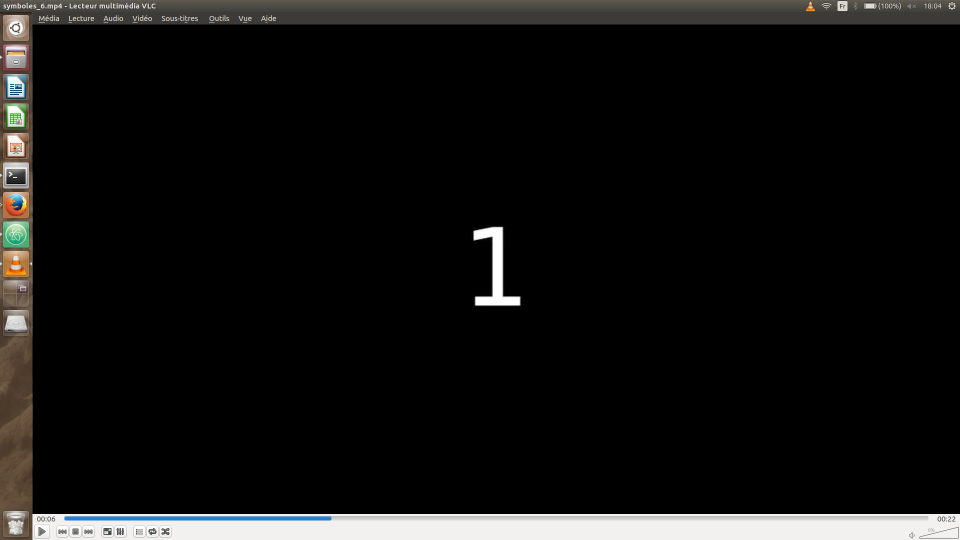
//> input picture LearningDataBase/Brut/1.png, 1920 x 1080 px, given in place of the camera (shown at 1/2 size)
$ ./camera   (built with g++ and OpenCV 4)
//> lines starting //> are read from the running program, lines starting //| are printed output that depends on the picture
#include "opencv2/opencv.hpp"
#include <iostream>
#include <iomanip>
#include <stdlib.h>

using namespace std;
using namespace cv;

void troncate(Mat &img) {
	threshold(img, img, 1, 1, THRESH_TRUNC);
	threshold(img, img, 0, 0, THRESH_TOZERO);
}

void regulate(Mat &img) {
	double min, max;
	minMaxLoc(img, &min, &max);
	img = (img - min) / (max - min);
	cout << "\nmin : " << min << "\t max : " << max << endl;
}

int main(int narg, char *argv[]) {

  VideoCapture Camera(0);
	Camera.set ( CV_CAP_PROP_FORMAT, CV_64FC3);
	Camera.set ( CV_CAP_PROP_FRAME_WIDTH,  720 );
  Camera.set ( CV_CAP_PROP_FRAME_HEIGHT, 576);
	Camera.set ( CV_CAP_PROP_BRIGHTNESS, 0.55 );
	Camera.set ( CV_CAP_PROP_CONTRAST , 0.75);
	Camera.set ( CV_CAP_PROP_GAIN, 0 );
	Camera.set ( CV_CAP_PROP_EXPOSURE, 0.2 );
  Camera.set ( CV_CAP_PROP_SATURATION, 0.6);

	if (!Camera.isOpened()) {
		cerr<<"Error opening the camera"<<endl;
		return -1;
}
int kernel_size = 15;
double sig = 2.5, lm = 6, gm = 0.3, ps = 0;

	double theta[4];
	// [4 lines of commented-out code are left out]

	theta[0] = 0 ;
	theta[1] = CV_PI/4 ;
	theta[2] = CV_PI/2 ;
	theta[3] = 3 * CV_PI/4 ;

    Mat frame;

    cout << "on filme" << endl;

    Mat kernel[4], prKer[4];
    for(int i =0; i<4; i++){
			kernel[i] =getGaborKernel(Size(kernel_size,kernel_size), sig, theta[i], lm,gm, ps, CV_32F);
			// [4 lines of commented-out code are left out]
			resize(kernel[i], prKer[i], cv::Size(), 10, 10);
			regulate(prKer[i]);
			// [4 lines of commented-out code are left out]
	  }

    for(;;) {
		Camera.grab();
		//Mat sobx_2, soby_2, sobx, soby, result;
		Mat temp[4];
		Mat result;
    Camera.retrieve ( frame);
		imshow("camera init", frame);

    cvtColor(frame,frame,COLOR_BGR2GRAY); //oui ou non ???
    // [8 lines of commented-out code are left out]

    for(int i =0; i<4; i++){
			filter2D(frame, temp[i], CV_32F, kernel[i]);
			troncate(temp[i]);
		}

		Mat temp_2[4];

		 for(int i =0; i<4; i++){
			pow(temp[i], 2.0,  temp_2[i]);
		}
    // [4 lines of commented-out code are left out]

    bitwise_and(temp_2[0], temp_2[1], result);
    bitwise_and(result, temp_2[2], result);
    bitwise_and(result, temp_2[3], result);


    imshow("frame", frame);
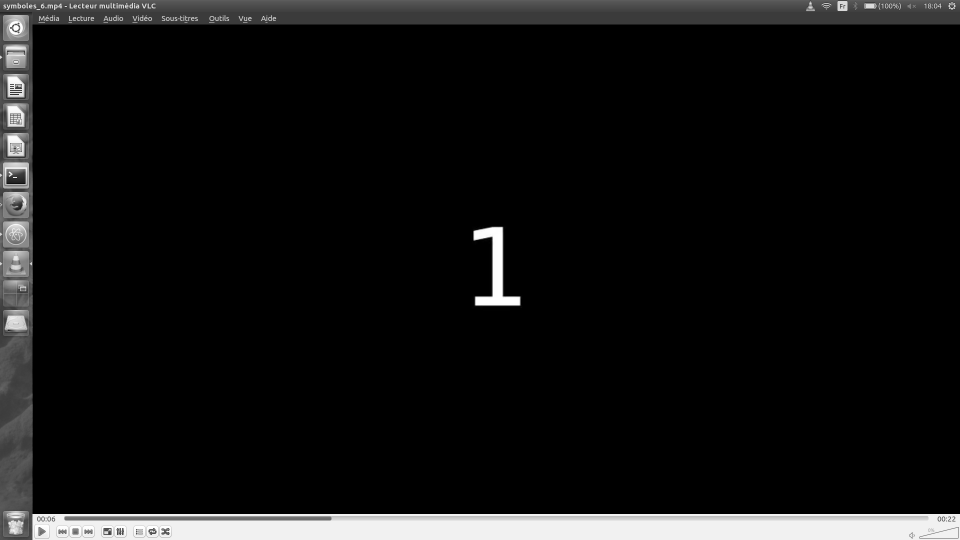
//> window 'frame': 1080 rows x 1920 cols, CV_8UC1 (shown at 1/2 size); min 0, max 255, mean 18.1

		imshow("camera", result);
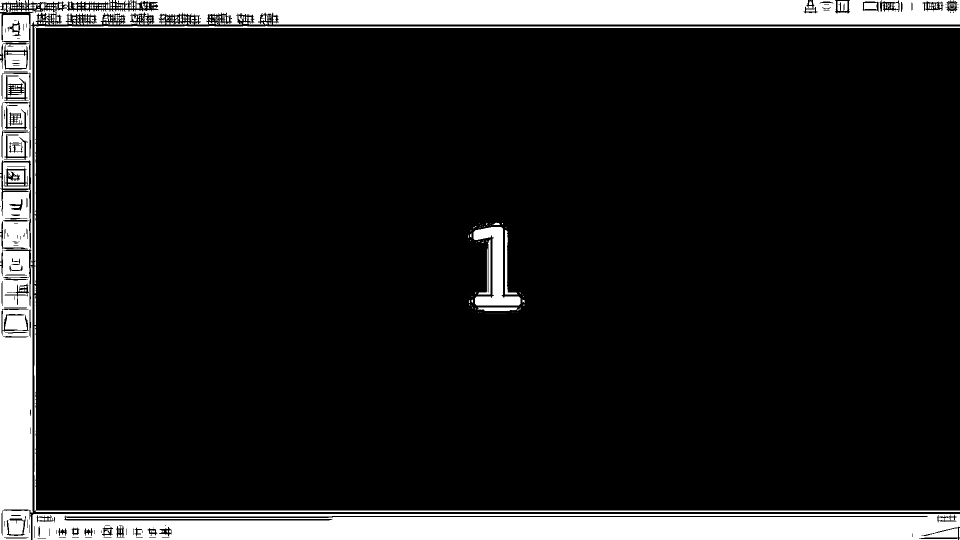
//> window 'camera': 1080 rows x 1920 cols, CV_8UC1 (shown at 1/2 size); min 0, max 255, mean 30.6

        if(waitKey(10) >= 0) break;
//> the Esc key is pressed
    }
    Camera.release();
    cout << "that's all folk" << endl;

    // the camera will be deinitialized automatically in VideoCapture destructor
    return 0;
}
